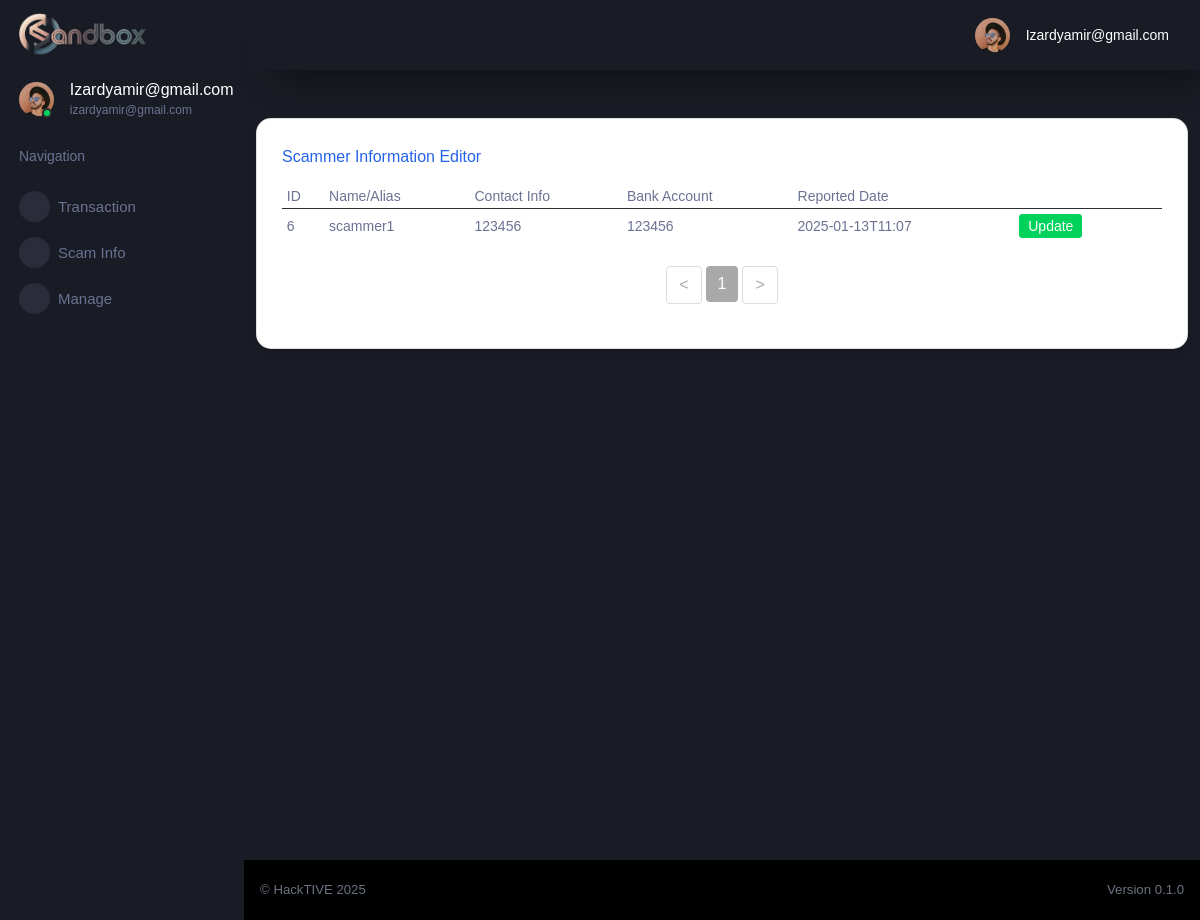
The app's page /manage_scammer (signed in) with its own data.
### tables this page shows
CREATE TABLE "cif" (
	"id"	INTEGER UNIQUE,
	"username"	TEXT NOT NULL UNIQUE,
	"password"	TEXT,
	"firstname"	TEXT,
	"lastname"	TEXT,
	"gender"	TEXT,
	"dob"	TEXT,
	"ic"	INTEGER UNIQUE,
	"phone"	INTEGER,
	"email"	TEXT UNIQUE,
	"address1"	NUMERIC,
	"address2"	TEXT,
	"postcode"	TEXT,
	"area"	TEXT,
	"state"	TEXT,
	"country"	TEXT,
	"productID"	INTEGER,
	"productNAME"	TEXT,
	"accountID"	INTEGER,
	PRIMARY KEY("id" AUTOINCREMENT)
);

CREATE TABLE "scammer" (
	"scammerID"	INTEGER NOT NULL,
	"scammerName"	TEXT,
	"contact"	TEXT,
	"platform"	TEXT,
	"reportedDate"	TEXT,
	"recordedDate"	TEXT,
	"bankAccount"	TEXT,
	"bankName"	TEXT,
	"bankAccountName"	TEXT,
	"sourceReport1"	TEXT,
	"sourceReport2"	TEXT,
	"sourceReport3"	TEXT,
	"tiktokID"	TEXT,
	"facebookID"	TEXT,
	"twitterID"	TEXT,
	"instagramID"	TEXT,
	"telegramID"	TEXT,
	"reporterID"	INTEGER,
	PRIMARY KEY("scammerID" AUTOINCREMENT)
);

### flaskr/main.py (the view)
@bp.route('/manage_scammer', methods=['POST', 'GET'])
@login_required
def manage_scammer():
    db = get_db()
    scammers = db.execute(
        'SELECT * FROM scammer WHERE reporterID='+str(g.user['id'])
    ).fetchall()
    return render_template('app/manage-scammer.html', scammers=scammers)

### flaskr/auth.py (called while the page is built)
@bp.before_app_request
def load_logged_in_user():
    user_id = session.get('user_id')
    if user_id is None:
        g.user = None
    else:
        g.user = get_db().execute(
            'SELECT * FROM cif WHERE id = ?', (user_id,)
        ).fetchone()

### flaskr/db.py (called while the page is built)
def get_db():
    if 'db' not in g:
        g.db = sqlite3.connect(
            current_app.config['DATABASE'],
            detect_types=sqlite3.PARSE_DECLTYPES
        )
        g.db.row_factory = sqlite3.Row
    return g.db

### flaskr/main.py (called while the page is built)
def login_required(view):
    @functools.wraps(view)
    def wrapped_view(**kwargs):
        if g.user is None:
            return redirect(url_for('auth.login'))
        return view(**kwargs)
    return wrapped_view

### flaskr/templates/app/manage-scammer.html (shortened to what this page needs)
{% extends "/layouts/base.html" %}
{% block content %}
<div class="container aligned-middle mt-5 overflow-auto"  scrolling="yes" frameborder="0" style=" width: 100%; height: calc(101vh - 66px)">
  <div class="row">
    <div class="col-md-12 mb-4">
      <div class="card">
        <div class="card-body">
          <h5 class="card-title text-primary">Scammer Information Editor</h5>
          <div class="table-responsive-sm">
            <table class="table table-sm mb-4" style="font-size: small;">
              <thead>
                <tr>
                  <th scope="col">ID</th>
                  <th scope="col">Name/Alias</th>
                  <th scope="col">Contact Info</th>
                  <th scope="col">Bank Account</th>
                  <th scope="col">Reported Date</th>
                </tr>
              </thead>
              <tbody id="table-body">
                {% for scammer in scammers %}
                <tr>
                  <td>{{ scammer['scammerID'] }}</th>
                  <td>{{ scammer['scammerName'] }}</td>
                  <td>{{ scammer['contact'] }}</td>
                  <td>{{ scammer['bankAccount'] }}</td>
                  <td>{{ scammer['reportedDate'] }}</td>
                  <td>
                      <a href="{{ url_for('main.scammer_update',id=scammer['scammerID']) }}">
                          <button type="submit" class="btn btn-success btn-sm ms-1">Update</button>
                      </a>
                  </td>
                  <td>
                  </td>
                </tr>
                {% endfor %}
              </tbody>
            </table>
            <nav>
              <ul class="pagination justify-content-center" id="pagination">
              </ul>
          </div>
        </div>
      </div>
    </div>
  </div>
</div>
{% endblock %}

### flaskr/templates/includes/sidebar.html (shortened to what this page needs)
<nav class="sidebar sidebar-offcanvas" id="sidebar">
    <div class="sidebar-brand-wrapper d-none d-lg-flex align-items-center justify-content-center fixed-top">
      <a class="sidebar-brand brand-logo" href="{{ url_for('main.index') }}"><img src="/static/img/hacktive-team-banner.png" style="width:60%; height:auto; display: block; margin: 0 auto 0 -2px; object-fit: contain;"     alt="logo" /></a>
    </div>
    <ul class="nav">
      <li class="nav-item profile">
        <div class="profile-desc">
          <div class="profile-pic">
            <div class="count-indicator">
              <img class="img-xs rounded-circle " src="/static/img/faces/face15.jpg" alt="">
              <span class="count bg-success"></span>
            </div>
            <div class="profile-name">
              <h5 class="mb-0 font-weight-normal">
                {{ (g.user['username']).capitalize() }}
              </h5>
              <span>
                {{ g.user['username'] }}
              </span>
            </div>
          </div>
        </div>
      </li>
      <li class="nav-item nav-category">
        <span class="nav-link">Navigation</span>
      </li>
      <li class="nav-item menu-items">
        <a class="nav-link" data-toggle="collapse" href="#transaction" aria-expanded="false" aria-controls="transaction">
          <span class="menu-icon">
          </span>
          <span class="menu-title">Transaction</span>
          <i class="menu-arrow"></i>
        </a>
      </li>
      <li class="nav-item menu-items">
        <a class="nav-link" data-toggle="collapse" href="#scam-info" aria-expanded="false" aria-controls="scam-info">
          <span class="menu-icon">
          </span>
          <span class="menu-title">Scam Info</span>
          <i class="menu-arrow"></i>
        </a>
      </li>
      <li class="nav-item menu-items">
        <a class="nav-link" data-toggle="collapse" href="#manage" aria-expanded="false" aria-controls="manage">
          <span class="menu-icon">
          </span>
          <span class="menu-title">Manage</span>
          <i class="menu-arrow"></i>
        </a>
      </li>
    </ul>
  </nav>

### flaskr/templates/includes/navigation.html (shortened to what this page needs)
<nav class="navbar p-0 fixed-top d-flex flex-row">
    <div class="navbar-menu-wrapper flex-grow d-flex align-items-stretch">
      <button class="navbar-toggler navbar-toggler align-self-center" type="button" data-toggle="minimize">
      </button>
      <ul class="navbar-nav navbar-nav-right">
        <li class="nav-item dropdown">
          <a class="nav-link" id="profileDropdown" href="#" data-toggle="dropdown">
            <div class="navbar-profile">
              <img class="img-xs rounded-circle" src="/static/img/faces/face15.jpg" alt="">
              <p class="mb-0 d-none d-sm-block navbar-profile-name">
                {{ (g.user['username']).capitalize() }}
              </p>
            </div>
          </a>
        </li>
      </ul>
    </div>
  </nav>

### flaskr/templates/app/manage-scammer.html (style rules this page uses)
.card-body { height: auto; }
.card { border-radius: 15px; box-shadow: 0 4px 6px rgba(0, 0, 0, 0.1); transition: transform 0.2s ease; background: white; }
.card-body { padding: 1.5rem; }
.text-primary { color: #2563eb !important; }

### records on screen
cif: username "Izardyamir@gmail.com", user.username "izardyamir@gmail.com"
scammer: scammerID "6", scammerName "scammer1", contact "123456", bankAccount "123456", reportedDate "2025-01-13T11:07"
